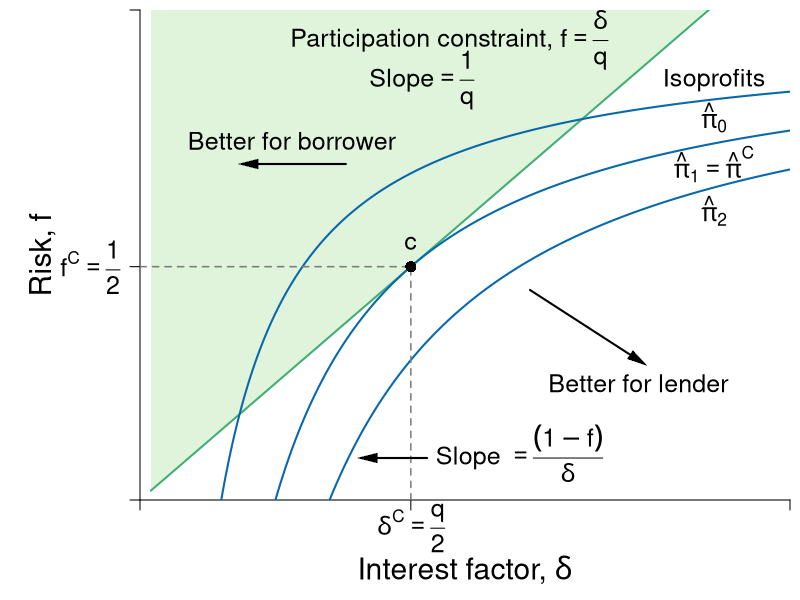

Write R code to recreate this figure.
#Graph Designer: Simon Halliday, Scott Cohn
#Authors: Bowles, Foley and Halliday
#Title: Coordination, Conflict and Competition: A Text in Microeconomics

library(shape)
pdf(file = "credit/contractual_risk.pdf", width = 8, height = 6)

#Set parameters for graphics
axislabelsize <- 1.8
labelsize <- 1.5
namesize <- 1.8
annotatesize <- 1.5
graphlinewidth <- 2
segmentlinewidth <- 1.5

COL <- c("#7fc97f", "#beaed4", "#fdc086", "#ffff99", "#386cb0", "#f0027f", "#bf5b17", "#666666")
COLA <- c("#e0f3db", "#99d8c9","#66c2a4","#41ae76", "#238b45", "#005824")
COLB <- c("#c6dbef", "#4eb3d3", "#2b8cbe", "#0868ac","#084081")
COLC <- c("#fcfbfd", "#efedf5", "#dadaeb", "#bcbddc", "#9e9ac8", "#807dba", "#6a51a3", "#54278f", "#3f007d")
grays <- gray.colors(25, start = 1, end = 0, alpha = 1)

#Edited the margins to cater for the larger LHS labels
par(mar =  c(5, 7, 0.5, 0.5))

PCFn <- function(delta, q = 0.5) {
  delta/q
}

isoreturnFn <- function(delta, pi=0.125) {
  1 - (pi)/delta
}

xlims <- c(0, 0.6)
ylims <- c(0, 1.05)

npts <- 501 
x <- seq(xlims[1], xlims[2], length.out = npts)
y <- seq(ylims[1], ylims[2], length.out = npts) 
a <- c(2, 4, 6)

plot(0, 0, xlim = xlims, ylim = ylims, type = "n",
     xlab = expression(paste("")),
     ylab = expression(paste("")), 
     xaxt = "n", 
     yaxt = "n", 
     cex.lab = axislabelsize, 
     bty = "n", 
     xaxs = "i", 
     yaxs = "i"
)


ticksy <- c(ylims[1], isoreturnFn(delta= 0.25), ylims[2])
ylabels <- c(NA, expression(paste(f^C, phantom()==frac(1,2))), NA)
ticksx <- c(xlims[1], 0.25, xlims[2])
xlabels <- c(NA, NA, NA)
text(0.25, -0.06, expression(paste(delta^C, phantom()==frac(q, 2))), xpd = TRUE, cex = labelsize) 


axis(1, at = ticksx, pos = 0, labels = xlabels, cex.axis = labelsize)
axis(2, at = ticksy, pos = 0, labels = ylabels, las = 1, cex.axis = labelsize)

npts <- 500 
xx1 <- seq(0.01, xlims[2], length.out = npts)
xx2 <- seq(0, xlims[2], length.out = npts)
xx3 <- seq(1.5, 2.5, length.out = npts)
xx4 <- seq(3, 5, length.out = npts)
xx5 <- seq(7, 9, length.out = npts)



#Draw the polygon for feasibility
xpoly1 <- c(0.01, xx1, 0.01, 0.01)
ypoly1 <- c(0.01, PCFn(xx1), ylims[2], 0.01)
polygon(x = xpoly1, y = ypoly1, col = COLA[1], density = NULL, border = NA)


#Draw the graphs
lines(xx1, PCFn(xx1), col = COLA[4], lwd = graphlinewidth)
lines(xx1, isoreturnFn(xx1), col = COLB[4], lwd = graphlinewidth)
lines(xx1, isoreturnFn(xx1, pi = 0.075), col = COLB[4], lwd = graphlinewidth)
lines(xx1, isoreturnFn(xx1, pi = 0.175), col = COLB[4], lwd = graphlinewidth)


#Label the feasible frontier
#text(0.14, 0.82, expression("Lower interest factor"), cex = labelsize)
text(0.14, 0.77,  expression("Better for borrower"), cex = labelsize)
Arrows(0.19, 0.72, 0.1, 0.72, col = "black", lty = 1, lwd = 2, arr.type = "triangle", arr.lwd = 0.5)

#text(0.14, 0.82, expression("Feasible combinations"), cex = labelsize)
#text(0.14, 0.77,  expression("of risk and interest"), cex = labelsize)
# text(3.2, 0.5, expression("(production possibilities frontier)"), cex = labelsize)
# Arrows(4.35, 0.95, 8.1, 0.95, col = "black", lty = 1, lwd = 2, arr.type = "triangle", arr.lwd = 0.5)

#Axis labels
#mtext(expression(paste("Interest factor, ", delta)), side = 1, line = 2.5, cex = axislabelsize)
text(-0.09, 0.5*(ylims[2]), expression(paste("Risk, ", f)), xpd = TRUE, cex = axislabelsize, srt = 90) 
text(0.5*(xlims[2]), -0.15, expression(paste("Interest factor, ", delta)), xpd = TRUE, cex = axislabelsize) 


# Arrows(0.38, 0.18, 0.58, 0.09, col = "black", lty = 1, lwd = 2, arr.type = "triangle", arr.lwd = 0.5)
# text(0.48, 0.3, expression(paste('More profits')), cex = labelsize, xpd = TRUE)
# text(0.48, 0.23, expression(paste('better for principal')), cex = labelsize, xpd = TRUE)

Arrows(0.36, 0.45, 0.46, 0.3, col = "black", lty = 1, lwd = 2, arr.type = "triangle", arr.lwd = 0.5)
#text(0.48, 0.3, expression(paste('More profits')), cex = labelsize, xpd = TRUE)
text(0.46, 0.25, expression(paste('Better for lender')), cex = labelsize, xpd = TRUE)


#Label participation constraint
text(0.26, 0.985, expression(paste("Participation constraint,")), cex = labelsize)
text(0.41, 0.985, expression(paste(f == frac(delta, q))), cex = labelsize, xpd = TRUE)
text(0.26, 0.9, expression(paste("Slope" == frac(1, q))), cex = labelsize)

#Label Iso-profit
text(0.53, 0.9, expression(paste("Isoprofits")), cex = labelsize)
text(0.53, 0.82, expression(paste(hat(pi)[0])), cex = labelsize)
text(0.53, 0.72, expression(paste(hat(pi)[1] == hat(pi)^C)), cex = labelsize)
text(0.53, 0.62, expression(paste(hat(pi)[2])), cex = labelsize)

segments(0, isoreturnFn(0.25), 0.25, isoreturnFn(0.25), lty = 2, col = grays[20] , lwd = segmentlinewidth)
segments(0.25, 0, 0.25, isoreturnFn(0.25), lty = 2, col = grays[20] , lwd = segmentlinewidth)
text(0.25, isoreturnFn(0.25) + 0.05, expression(paste(c)), cex = labelsize)
points(0.25, isoreturnFn(0.25), pch = 16, col = "black", cex = 1.5)

# slope of indiff
text(0.35, 0.1, expression(paste("Slope ", phantom() == frac((1 - f),delta ))), cex = labelsize, xpd = TRUE)
Arrows(0.265, 0.09, 0.21, 0.09, col = "black", lty = 1, lwd = 2, arr.type = "triangle", arr.lwd = 0.5)

dev.off()
